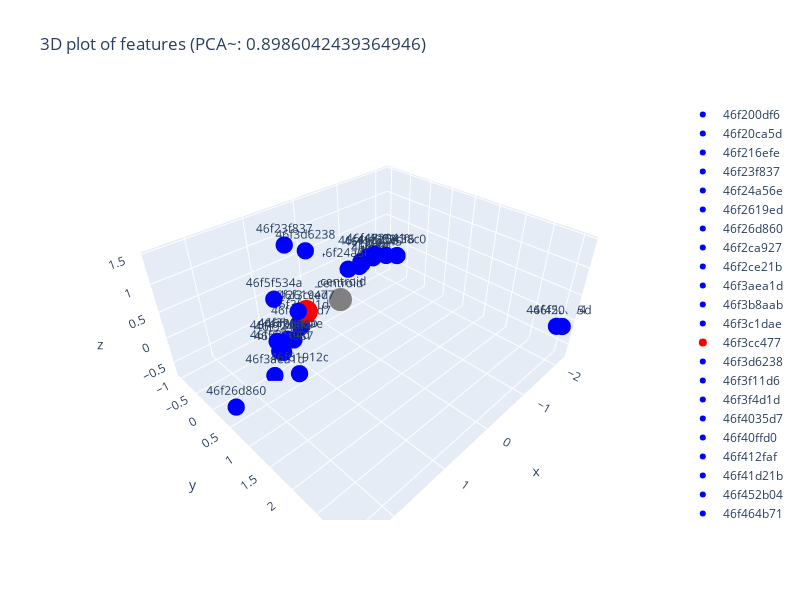

The notebook cell this image was saved under:
### Markdown cell above
### Display workflows in reduced space 2D/3D

### Code cell
fig = display_features(central_job._features, dim_reduction="PCA", 
                       central_job_id=central_job_id,
                       n_components=3)
fig.show()

### Figure 1 — Plotly figure (JSON) as saved in the notebook; plotly's stock layout.template omitted (floating-point values rounded to 4 significant figures)
{"data": [{"marker": {"color": "blue", "size": 6}, "mode": "markers+text", "name": "46f200df6", "text": ["46f200df6"], "type": "scatter3d", "x": [-1.258], "y": [-0.1098], "z": [0.3386]}, {"marker": {"color": "blue", "size": 6}, "mode": "markers+text", "name": "46f20ca5d", "text": ["46f20ca5d"], "type": "scatter3d", "x": [-2.179], "y": [3.075], "z": [-0.1125]}, {"marker": {"color": "blue", "size": 6}, "mode": "markers+text", "name": "46f216efe", "text": ["46f216efe"], "type": "scatter3d", "x": [-1.301], "y": [-0.847], "z": [-0.1143]}, {"marker": {"color": "blue", "size": 6}, "mode": "markers+text", "name": "46f23f837", "text": ["46f23f837"], "type": "scatter3d", "x": [1.03], "y": [0.01082], "z": [1.461]}, {"marker": {"color": "blue", "size": 6}, "mode": "markers+text", "name": "46f24a56e", "text": ["46f24a56e"], "type": "scatter3d", "x": [-0.7974], "y": [-0.669], "z": [0.0003424]}, {"marker": {"color": "blue", "size": 6}, "mode": "markers+text", "name": "46f2619ed", "text": ["46f2619ed"], "type": "scatter3d", "x": [0.9441], "y": [0.05868], "z": [0.2482]}, {"marker": {"color": "blue", "size": 6}, "mode": "markers+text", "name": "46f26d860", "text": ["46f26d860"], "type": "scatter3d", "x": [2.511], "y": [0.513], "z": [-0.4451]}, {"marker": {"color": "blue", "size": 6}, "mode": "markers+text", "name": "46f2ca927", "text": ["46f2ca927"], "type": "scatter3d", "x": [-1.388], "y": [-0.9891], "z": [-0.3156]}, {"marker": {"color": "blue", "size": 6}, "mode": "markers+text", "name": "46f2ce21b", "text": ["46f2ce21b"], "type": "scatter3d", "x": [-1.388], "y": [-0.9891], "z": [-0.3156]}, {"marker": {"color": "blue", "size": 6}, "mode": "markers+text", "name": "46f3aea1d", "text": ["46f3aea1d"], "type": "scatter3d", "x": [1.564], "y": [0.1004], "z": [-0.7095]}, {"marker": {"color": "blue", "size": 6}, "mode": "markers+text", "name": "46f3b8aab", "text": ["46f3b8aab"], "type": "scatter3d", "x": [1.189], "y": [0.03128], "z": [-0.1996]}, {"marker": {"color": "blue", "size": 6}, "mode": "markers+text", "name": "46f3c1dae", "text": ["46f3c1dae"], "type": "scatter3d", "x": [1.121], "y": [0.1059], "z": [-0.2113]}, {"marker": {"color": "red", "size": 8}, "mode": "markers+text", "name": "46f3cc477", "text": ["46f3cc477"], "type": "scatter3d", "x": [0.7727], "y": [0.03374], "z": [0.1499]}, {"marker": {"color": "blue", "size": 6}, "mode": "markers+text", "name": "46f3d6238", "text": ["46f3d6238"], "type": "scatter3d", "x": [0.4966], "y": [-0.2165], "z": [1.072]}, {"marker": {"color": "blue", "size": 6}, "mode": "markers+text", "name": "46f3f11d6", "text": ["46f3f11d6"], "type": "scatter3d", "x": [-1.388], "y": [-0.9891], "z": [-0.3156]}, {"marker": {"color": "blue", "size": 6}, "mode": "markers+text", "name": "46f3f4d1d", "text": ["46f3f4d1d"], "type": "scatter3d", "x": [0.839], "y": [-0.06372], "z": [-0.06035]}, {"marker": {"color": "blue", "size": 6}, "mode": "markers+text", "name": "46f4035d7", "text": ["46f4035d7"], "type": "scatter3d", "x": [0.8475], "y": [-0.05297], "z": [-0.1717]}, {"marker": {"color": "blue", "size": 6}, "mode": "markers+text", "name": "46f40ffd0", "text": ["46f40ffd0"], "type": "scatter3d", "x": [-1.388], "y": [-0.9891], "z": [-0.3156]}, {"marker": {"color": "blue", "size": 6}, "mode": "markers+text", "name": "46f412faf", "text": ["46f412faf"], "type": "scatter3d", "x": [1.432], "y": [0.1009], "z": [-0.06835]}, {"marker": {"color": "blue", "size": 6}, "mode": "markers+text", "name": "46f41d21b", "text": ["46f41d21b"], "type": "scatter3d", "x": [-1.255], "y": [-0.5826], "z": [0.1254]}, {"marker": {"color": "blue", "size": 6}, "mode": "markers+text", "name": "46f452b04", "text": ["46f452b04"], "type": "scatter3d", "x": [-2.171], "y": [2.985], "z": [-0.1525]}, {"marker": {"color": "blue", "size": 6}, "mode": "markers+text", "name": "46f464b71", "text": ["46f464b71"], "type": "scatter3d", "x": [-1.336], "y": [-0.8543], "z": [-0.1745]}, {"marker": {"color": "blue", "size": 6}, "mode": "markers+text", "name": "46f472041", "text": ["46f472041"], "type": "scatter3d", "x": [-1.244], "y": [-0.398], "z": [0.2494]}, {"marker": {"color": "blue", "size": 6}, "mode": "markers+text", "name": "46f47c445", "text": ["46f47c445"], "type": "scatter3d", "x": [-1.269], "y": [-0.4692], "z": [0.1417]}, {"marker": {"color": "blue", "size": 6}, "mode": "markers+text", "name": "46f5248f4", "text": ["46f5248f4"], "type": "scatter3d", "x": [1.309], "y": [0.0769], "z": [-0.1798]}, {"marker": {"color": "blue", "size": 6}, "mode": "markers+text", "name": "46f53104d", "text": ["46f53104d"], "type": "scatter3d", "x": [1.388], "y": [0.06491], "z": [-0.3168]}, {"marker": {"color": "blue", "size": 6}, "mode": "markers+text", "name": "46f53a937", "text": ["46f53a937"], "type": "scatter3d", "x": [1.329], "y": [0.08182], "z": [-0.3655]}, {"marker": {"color": "blue", "size": 6}, "mode": "markers+text", "name": "46f5438c0", "text": ["46f5438c0"], "type": "scatter3d", "x": [-1.286], "y": [0.1405], "z": [0.4244]}, {"marker": {"color": "blue", "size": 6}, "mode": "markers+text", "name": "46f5f534a", "text": ["46f5f534a"], "type": "scatter3d", "x": [1.566], "y": [0.3982], "z": [0.9439]}, {"marker": {"color": "blue", "size": 6}, "mode": "markers+text", "name": "46f61912c", "text": ["46f61912c"], "type": "scatter3d", "x": [1.312], "y": [0.4419], "z": [-0.6107]}, {"marker": {"color": "gray", "size": 8}, "mode": "markers+text", "name": "centroid", "text": ["centroid"], "type": "scatter3d", "x": [4.113e-17], "y": [-5.677e-18], "z": [7.794e-17]}, {"marker": {"color": "gray", "size": 8}, "mode": "markers+text", "name": "_centroid", "text": ["_centroid"], "type": "scatter3d", "x": [6.579e-17], "y": [1.056e-17], "z": [3.833e-17]}], "layout": {"height": 600, "title": {"text": "3D plot of features (PCA~: 0.8986042439364946)"}, "width": 800}}
